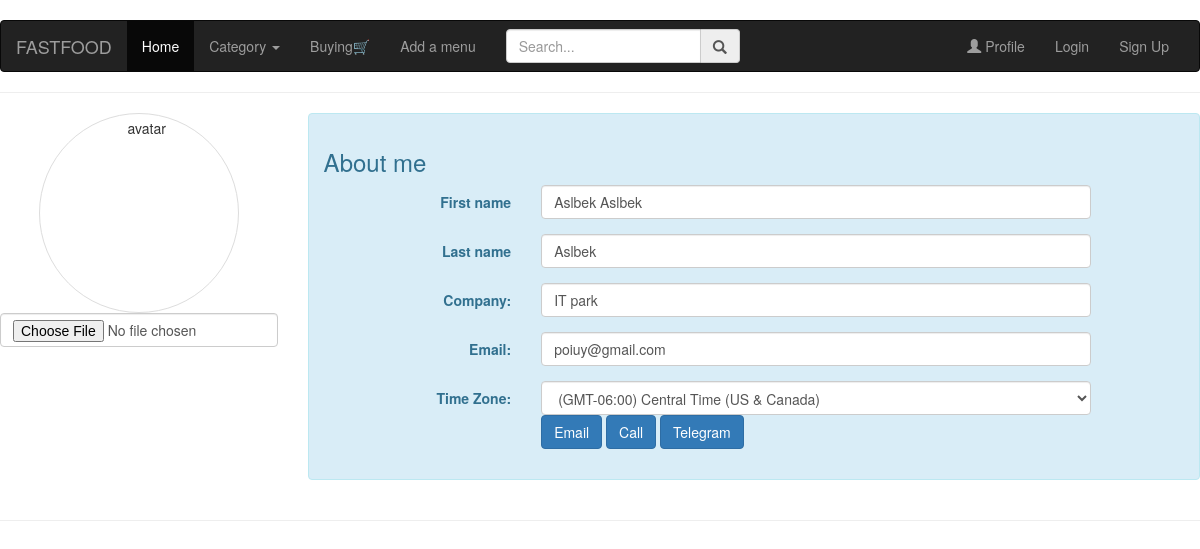
The page /users/Profile/Aslbek/ on the database its author committed.
### users/models.py (models this page shows, shortened)
class CustomUser(AbstractUser):
    phone_number = models.CharField(max_length=17)
    tg_username = models.CharField(max_length=150)
    avatar = models.ImageField(upload_to='avatars/', default='avatars/default.jpg')

### users/views.py (the view)
# urls.py: path('Profile/<str:username>/', ProfileView.as_view(), name='Profile'),
class ProfileView(View):
    def get(self, request, username):
        user = get_object_or_404(CustomUser, username=username)
        return render(request, 'profile.html', {'customuser':user})
        pass

### main/views.py (called while the page is built)
def for_all_pages(request):
    categories = Category.objects.all()
    return {"categories":categories}

### templates/profile.html (shortened to what this page needs)
{% extends "base.html" %}
{% load static %}
{% block link %}
  <link rel="stylesheet" href="{% static 'css/profile.css' %}" />
{% endblock %}
    {% block content %}
    <hr>
    <div class="row">
        <div class="col-md-3">
          <div class="text-center">
            <img src="https://bootdey.com/img/Content/avatar/avatar7.png" class="avatar img-circle img-thumbnail" alt="avatar">
            <input type="file" class="form-control">
          </div>
        </div>
        <div class="col-md-9 personal-info">
          <div class="alert alert-info alert-dismissable">
          <h3>About me</h3>
          <form class="form-horizontal" role="form">
            <div class="form-group">
              <label class="col-lg-3 control-label">First name</label>
              <div class="col-lg-8">
                <input class="form-control" type="text" value="{{customuser.get_full_name}}">
              </div>
            </div>
            <div class="form-group">
              <label class="col-lg-3 control-label">Last name</label>
              <div class="col-lg-8">
                <input class="form-control" type="text" value="{{customuser.username}}">
              </div>
            </div>
            <div class="form-group">
              <label class="col-lg-3 control-label">Company:</label>
              <div class="col-lg-8">
                <input class="form-control" type="text" value="IT park">
              </div>
            </div>
            <div class="form-group">
              <label class="col-lg-3 control-label">Email:</label>
              <div class="col-lg-8">
                <input class="form-control" type="text" value="{{customuser.email}}">
              </div>
            </div>
            <div class="form-group">
              <label class="col-lg-3 control-label">Time Zone:</label>
              <div class="col-lg-8">
                <div class="ui-select">
                  <select id="user_time_zone" class="form-control">
                    <option value="Central Time (US &amp; Canada)" selected="selected">(GMT-06:00) Central Time (US &amp; Canada)</option>
                  </select>
                </div>
                        <a class="btn btn-primary" href="mailto:{{customuser.email}}">Email</a>
                        <a class="btn btn-primary" href="tel:{{customuser.phone_number}}">Call</a>
                        <a class="btn btn-primary" href="http://t.me/@{{customuser.tg_username}}">Telegram</a>
              </div>
            </div>
          </form>
        </div>
    </div>
  </div>
  <hr>
    {% endblock content %}

### static/css/profile.css (style rules this page uses)
body { margin-top:20px; }
.avatar { width:200px; height:200px; }

### rows shown on the page
CustomUser: get_full_name "Aslbek Aslbek", username "Aslbek", email "poiuy@gmail.com"
